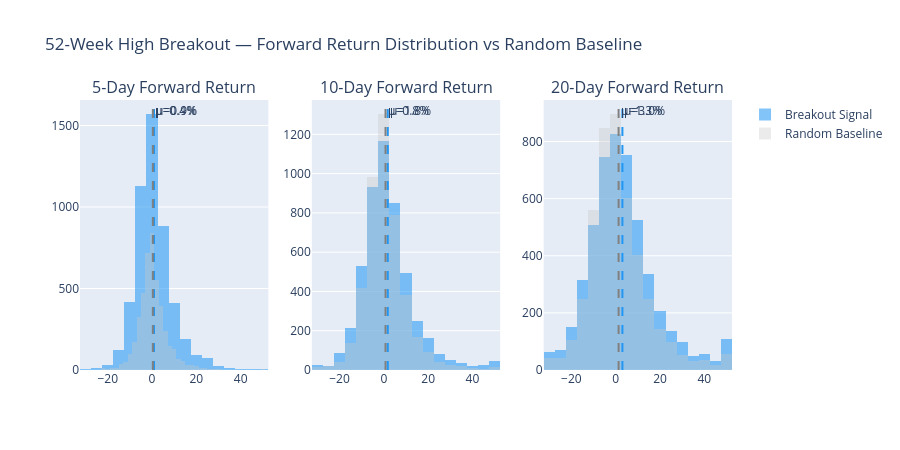

The code cell stored with this chart in its notebook:
### Markdown cell above
### 4. Forward return distributions — Signal vs Random

### Code cell
fig = make_subplots(rows=1, cols=len(FORWARD_HORIZONS),
                    subplot_titles=[f'{h}-Day Forward Return' for h in FORWARD_HORIZONS])

for col_i, h in enumerate(FORWARD_HORIZONS, 1):
    col_name = f'fwd_{h}d'
    sig_rets  = bk_results[col_name].dropna() * 100
    rand_rets = rand_results[col_name].dropna() * 100

    # Clip extremes for display
    sig_rets  = sig_rets.clip(-30, 50)
    rand_rets = rand_rets.clip(-30, 50)

    fig.add_trace(go.Histogram(
        x=sig_rets, nbinsx=40, name='Breakout Signal',
        marker_color='rgba(33,150,243,0.7)', opacity=0.8,
        showlegend=(col_i == 1)
    ), row=1, col=col_i)
    fig.add_trace(go.Histogram(
        x=rand_rets, nbinsx=40, name='Random Baseline',
        marker_color='rgba(200,200,200,0.6)', opacity=0.6,
        showlegend=(col_i == 1)
    ), row=1, col=col_i)

    fig.add_vline(x=sig_rets.mean(), line_dash='dash', line_color='#2196F3',
                  annotation_text=f'μ={sig_rets.mean():.1f}%', row=1, col=col_i)
    fig.add_vline(x=rand_rets.mean(), line_dash='dash', line_color='grey',
                  annotation_text=f'μ={rand_rets.mean():.1f}%', row=1, col=col_i)

fig.update_layout(
    title='52-Week High Breakout — Forward Return Distribution vs Random Baseline',
    barmode='overlay', height=450
)
fig.show()

# Stats table
stats_52wk = []
for h in FORWARD_HORIZONS:
    col = f'fwd_{h}d'
    s = bk_results[col].dropna()
    r = rand_results[col].dropna()
    stats_52wk.append({
        'Horizon': f'{h}d',
        'Signal Mean %': round(s.mean()*100, 2),
        'Signal Win Rate %': round((s>0).mean()*100, 1),
        'Random Mean %': round(r.mean()*100, 2),
        'Random Win Rate %': round((r>0).mean()*100, 1),
        'Edge (bps)': round((s.mean()-r.mean())*10000, 0)
    })
pd.DataFrame(stats_52wk).set_index('Horizon')

### Figure 1 — Plotly figure (JSON) as saved in the notebook; plotly's stock layout.template omitted (floating-point values rounded to 4 significant figures; data arrays with more than 128 entries replaced by an {"elided": "..."} marker saying what was removed)
{"data": [{"marker": {"color": "rgba(33,150,243,0.7)"}, "name": "Breakout Signal", "nbinsx": 40, "opacity": 0.8, "showlegend": true, "type": "histogram", "x": {"elided": "4990 float values"}, "xaxis": "x", "yaxis": "y"}, {"marker": {"color": "rgba(200,200,200,0.6)"}, "name": "Random Baseline", "nbinsx": 40, "opacity": 0.6, "showlegend": true, "type": "histogram", "x": {"elided": "4485 float values"}, "xaxis": "x", "yaxis": "y"}, {"marker": {"color": "rgba(33,150,243,0.7)"}, "name": "Breakout Signal", "nbinsx": 40, "opacity": 0.8, "showlegend": false, "type": "histogram", "x": {"elided": "4989 float values"}, "xaxis": "x2", "yaxis": "y2"}, {"marker": {"color": "rgba(200,200,200,0.6)"}, "name": "Random Baseline", "nbinsx": 40, "opacity": 0.6, "showlegend": false, "type": "histogram", "x": {"elided": "4468 float values"}, "xaxis": "x2", "yaxis": "y2"}, {"marker": {"color": "rgba(33,150,243,0.7)"}, "name": "Breakout Signal", "nbinsx": 40, "opacity": 0.8, "showlegend": false, "type": "histogram", "x": {"elided": "4984 float values"}, "xaxis": "x3", "yaxis": "y3"}, {"marker": {"color": "rgba(200,200,200,0.6)"}, "name": "Random Baseline", "nbinsx": 40, "opacity": 0.6, "showlegend": false, "type": "histogram", "x": {"elided": "4432 float values"}, "xaxis": "x3", "yaxis": "y3"}], "layout": {"annotations": [{"font": {"size": 16}, "showarrow": false, "text": "5-Day Forward Return", "x": 0.1444, "xanchor": "center", "xref": "paper", "y": 1, "yanchor": "bottom", "yref": "paper"}, {"font": {"size": 16}, "showarrow": false, "text": "10-Day Forward Return", "x": 0.5, "xanchor": "center", "xref": "paper", "y": 1, "yanchor": "bottom", "yref": "paper"}, {"font": {"size": 16}, "showarrow": false, "text": "20-Day Forward Return", "x": 0.8556, "xanchor": "center", "xref": "paper", "y": 1, "yanchor": "bottom", "yref": "paper"}, {"showarrow": false, "text": "μ=0.9%", "x": 0.8981, "xanchor": "left", "xref": "x", "y": 1, "yanchor": "top", "yref": "y domain"}, {"showarrow": false, "text": "μ=0.4%", "x": 0.372, "xanchor": "left", "xref": "x", "y": 1, "yanchor": "top", "yref": "y domain"}, {"showarrow": false, "text": "μ=1.8%", "x": 1.768, "xanchor": "left", "xref": "x2", "y": 1, "yanchor": "top", "yref": "y2 domain"}, {"showarrow": false, "text": "μ=0.8%", "x": 0.7528, "xanchor": "left", "xref": "x2", "y": 1, "yanchor": "top", "yref": "y2 domain"}, {"showarrow": false, "text": "μ=3.0%", "x": 3.048, "xanchor": "left", "xref": "x3", "y": 1, "yanchor": "top", "yref": "y3 domain"}, {"showarrow": false, "text": "μ=1.3%", "x": 1.324, "xanchor": "left", "xref": "x3", "y": 1, "yanchor": "top", "yref": "y3 domain"}], "barmode": "overlay", "height": 450, "shapes": [{"line": {"color": "#2196F3", "dash": "dash"}, "type": "line", "x0": 0.8981, "x1": 0.8981, "xref": "x", "y0": 0, "y1": 1, "yref": "y domain"}, {"line": {"color": "grey", "dash": "dash"}, "type": "line", "x0": 0.372, "x1": 0.372, "xref": "x", "y0": 0, "y1": 1, "yref": "y domain"}, {"line": {"color": "#2196F3", "dash": "dash"}, "type": "line", "x0": 1.768, "x1": 1.768, "xref": "x2", "y0": 0, "y1": 1, "yref": "y2 domain"}, {"line": {"color": "grey", "dash": "dash"}, "type": "line", "x0": 0.7528, "x1": 0.7528, "xref": "x2", "y0": 0, "y1": 1, "yref": "y2 domain"}, {"line": {"color": "#2196F3", "dash": "dash"}, "type": "line", "x0": 3.048, "x1": 3.048, "xref": "x3", "y0": 0, "y1": 1, "yref": "y3 domain"}, {"line": {"color": "grey", "dash": "dash"}, "type": "line", "x0": 1.324, "x1": 1.324, "xref": "x3", "y0": 0, "y1": 1, "yref": "y3 domain"}], "title": {"text": "52-Week High Breakout — Forward Return Distribution vs Random Baseline"}, "xaxis": {"anchor": "y", "domain": [0, 0.2889]}, "xaxis2": {"anchor": "y2", "domain": [0.3556, 0.6444]}, "xaxis3": {"anchor": "y3", "domain": [0.7111, 1]}, "yaxis": {"anchor": "x", "domain": [0, 1]}, "yaxis2": {"anchor": "x2", "domain": [0, 1]}, "yaxis3": {"anchor": "x3", "domain": [0, 1]}}}
